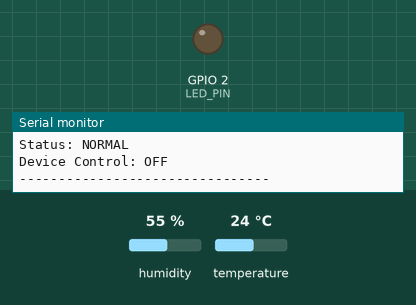
The program below on a simulated ESP32. Shown: output pins drawn as LEDs (lit = HIGH), the last lines printed to the serial monitor. The test bench sets the inputs (shaded band); at power-on: temperature 24 °C, humidity 55 %.

Above: at 2.8 s.
2.9 s: temperature set to 28 °C
5.6 s: temperature set to 31 °C
At 6.9 s:
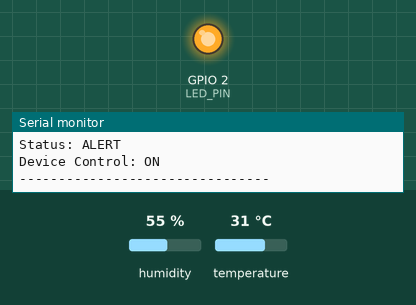
8.3 s: temperature set to 12 °C
At 10.7 s:
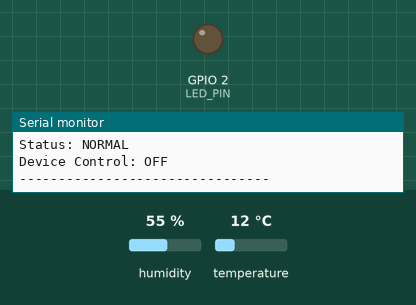
11.6 s: temperature set to 33 °C
At 13.3 s:
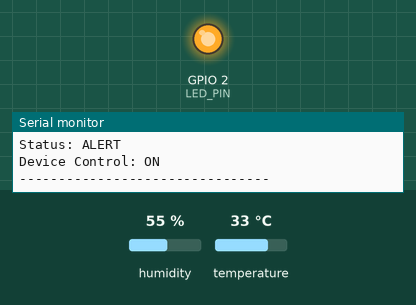
Timing chart, 0 to 14.8 s (numbered marks = the images above; inputs shaded):
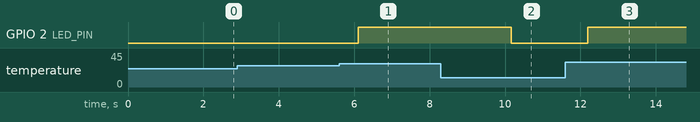

The program:

main.cpp
```cpp
#include <Arduino.h>
#include <DHT.h>

#define DHT_PIN 4
#define DHT_TYPE DHT11

#define LED_PIN 2

DHT dht(DHT_PIN, DHT_TYPE);

void setup() {
    Serial.begin(115200);

    pinMode(LED_PIN, OUTPUT);

    dht.begin();

    Serial.println("================================");
    Serial.println("ESP32 Smart Monitoring System");
    Serial.println("================================");
}

void loop() {

    float temperature = dht.readTemperature();
    float humidity = dht.readHumidity();

    if (isnan(temperature) || isnan(humidity)) {
        Serial.println("Sensor reading failed!");
        delay(2000);
        return;
    }

    Serial.print("Temperature: ");
    Serial.print(temperature);
    Serial.println(" °C");

    Serial.print("Humidity: ");
    Serial.print(humidity);
    Serial.println(" %");

    // Monitoring and control logic
    if (temperature >= 30.0) {

        digitalWrite(LED_PIN, HIGH);

        Serial.println("Status: ALERT");
        Serial.println("Device Control: ON");

    } else {

        digitalWrite(LED_PIN, LOW);

        Serial.println("Status: NORMAL");
        Serial.println("Device Control: OFF");
    }

    Serial.println("--------------------------------");

    delay(2000);
}
```

Measured:
- the behaviour switches between 29 and 30 °C on temperature (found by bisection; images 0 and 1)
- after the input at 5.6 s, GPIO 2 (LED_PIN): LOW → HIGH after 0.51 s
- after the input at 8.3 s, GPIO 2 (LED_PIN): HIGH → LOW after 1.9 s
- after the input at 11.6 s, GPIO 2 (LED_PIN): LOW → HIGH after 0.59 s
